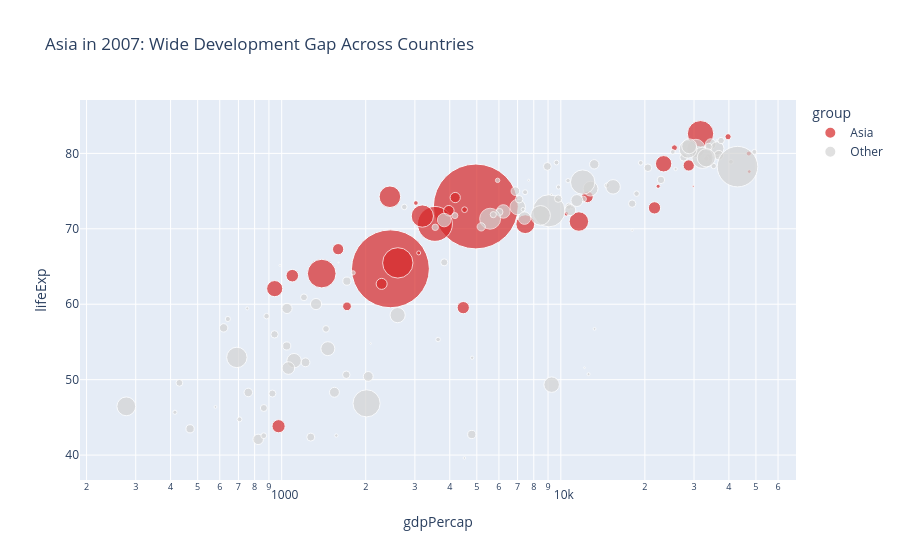

The cell this chart's notebook holds for it:
### Code cell
# Task 2 — Bubble Chart (Asia highlight)
df_2007 = df[df["year"] == 2007].copy()

df_2007["group"] = df_2007["continent"].apply(
    lambda x: "Asia" if x == "Asia" else "Other"
)

fig2 = px.scatter(
    df_2007,
    x="gdpPercap",
    y="lifeExp",
    size="pop",
    color="group",
    hover_name="country",
    log_x=True,
    size_max=60,
    title="Asia in 2007: Wide Development Gap Across Countries",
    color_discrete_map={
        "Asia": "#d62728",
        "Other": "lightgrey"
    }
)

fig2.add_annotation(
    x=4000,
    y=72,
    text="Asia shows strong diversity:\nfrom low-income countries\nto high-income economies (Japan, Singapore)",
    showarrow=True,
    arrowhead=1
)

fig2.show()

### Figure 1 — Plotly figure (JSON) as saved in the notebook; plotly's stock layout.template omitted (floating-point values rounded to 4 significant figures)
{"data": [{"hovertemplate": "<b>%{hovertext}</b><br><br>group=Asia<br>gdpPercap=%{x}<br>lifeExp=%{y}<br>pop=%{marker.size}<extra></extra>", "hovertext": ["Afghanistan", "Bahrain", "Bangladesh", "Cambodia", "China", "Hong Kong, China", "India", "Indonesia", "Iran", "Iraq", "Israel", "Japan", "Jordan", "Korea, Dem. Rep.", "Korea, Rep.", "Kuwait", "Lebanon", "Malaysia", "Mongolia", "Myanmar", "Nepal", "Oman", "Pakistan", "Philippines", "Saudi Arabia", "Singapore", "Sri Lanka", "Syria", "Taiwan", "Thailand", "Vietnam", "West Bank and Gaza", "Yemen, Rep."], "legendgroup": "Asia", "marker": {"color": "#d62728", "size": [31889923, 708573, 150448339, 14131858, 1318683096, 6980412, 1110396331, 223547000, 69453570, 27499638, 6426679, 127467972, 6053193, 23301725, 49044790, 2505559, 3921278, 24821286, 2874127, 47761980, 28901790, 3204897, 169270617, 91077287, 27601038, 4553009, 20378239, 19314747, 23174294, 65068149, 85262356, 4018332, 22211743], "sizemode": "area", "sizeref": 366300.0, "symbol": "circle"}, "mode": "markers", "name": "Asia", "orientation": "v", "showlegend": true, "type": "scatter", "x": [974.6, 29800.0, 1391.0, 1714.0, 4959.0, 39720.0, 2452.0, 3541.0, 11610.0, 4471.0, 25520.0, 31660.0, 4519.0, 1593.0, 23350.0, 47310.0, 10460.0, 12450.0, 3096.0, 944.0, 1091.0, 22320.0, 2606.0, 3190.0, 21650.0, 47140.0, 3970.0, 4185.0, 28720.0, 7458.0, 2442.0, 3025.0, 2281.0], "xaxis": "x", "y": [43.83, 75.64, 64.06, 59.72, 72.96, 82.21, 64.7, 70.65, 70.96, 59.55, 80.75, 82.6, 72.53, 67.3, 78.62, 77.59, 71.99, 74.24, 66.8, 62.07, 63.78, 75.64, 65.48, 71.69, 72.78, 79.97, 72.4, 74.14, 78.4, 70.62, 74.25, 73.42, 62.7], "yaxis": "y"}, {"hovertemplate": "<b>%{hovertext}</b><br><br>group=Other<br>gdpPercap=%{x}<br>lifeExp=%{y}<br>pop=%{marker.size}<extra></extra>", "hovertext": ["Albania", "Algeria", "Angola", "Argentina", "Australia", "Austria", "Belgium", "Benin", "Bolivia", "Bosnia and Herzegovina", "Botswana", "Brazil", "Bulgaria", "Burkina Faso", "Burundi", "Cameroon", "Canada", "Central African Republic", "Chad", "Chile", "Colombia", "Comoros", "Congo, Dem. Rep.", "Congo, Rep.", "Costa Rica", "Cote d'Ivoire", "Croatia", "Cuba", "Czech Republic", "Denmark", "Djibouti", "Dominican Republic", "Ecuador", "Egypt", "El Salvador", "Equatorial Guinea", "Eritrea", "Ethiopia", "Finland", "France", "Gabon", "Gambia", "Germany", "Ghana", "Greece", "Guatemala", "Guinea", "Guinea-Bissau", "Haiti", "Honduras", "Hungary", "Iceland", "Ireland", "Italy", "Jamaica", "Kenya", "Lesotho", "Liberia", "Libya", "Madagascar", "Malawi", "Mali", "Mauritania", "Mauritius", "Mexico", "Montenegro", "Morocco", "Mozambique", "Namibia", "Netherlands", "New Zealand", "Nicaragua", "Niger", "Nigeria", "Norway", "Panama", "Paraguay", "Peru", "Poland", "Portugal", "Puerto Rico", "Reunion", "Romania", "Rwanda", "Sao Tome and Principe", "Senegal", "Serbia", "Sierra Leone", "Slovak Republic", "Slovenia", "Somalia", "South Africa", "Spain", "Sudan", "Swaziland", "Sweden", "Switzerland", "Tanzania", "Togo", "Trinidad and Tobago", "Tunisia", "Turkey", "Uganda", "United Kingdom", "United States", "Uruguay", "Venezuela", "Zambia", "Zimbabwe"], "legendgroup": "Other", "marker": {"color": "lightgrey", "size": [3600523, 33333216, 12420476, 40301927, 20434176, 8199783, 10392226, 8078314, 9119152, 4552198, 1639131, 190010647, 7322858, 14326203, 8390505, 17696293, 33390141, 4369038, 10238807, 16284741, 44227550, 710960, 64606759, 3800610, 4133884, 18013409, 4493312, 11416987, 10228744, 5468120, 496374, 9319622, 13755680, 80264543, 6939688, 551201, 4906585, 76511887, 5238460, 61083916, 1454867, 1688359, 82400996, 22873338, 10706290, 12572928, 9947814, 1472041, 8502814, 7483763, 9956108, 301931, 4109086, 58147733, 2780132, 35610177, 2012649, 3193942, 6036914, 19167654, 13327079, 12031795, 3270065, 1250882, 108700891, 684736, 33757175, 19951656, 2055080, 16570613, 4115771, 5675356, 12894865, 135031164, 4627926, 3242173, 6667147, 28674757, 38518241, 10642836, 3942491, 798094, 22276056, 8860588, 199579, 12267493, 10150265, 6144562, 5447502, 2009245, 9118773, 43997828, 40448191, 42292929, 1133066, 9031088, 7554661, 38139640, 5701579, 1056608, 10276158, 71158647, 29170398, 60776238, 301139947, 3447496, 26084662, 11746035, 12311143], "sizemode": "area", "sizeref": 366300.0, "symbol": "circle"}, "mode": "markers", "name": "Other", "orientation": "v", "showlegend": true, "type": "scatter", "x": [5937.0, 6223.0, 4797.0, 12780.0, 34440.0, 36130.0, 33690.0, 1441.0, 3822.0, 7446.0, 12570.0, 9066.0, 10680.0, 1217.0, 430.1, 2042.0, 36320.0, 706.0, 1704.0, 13170.0, 7007.0, 986.1, 277.6, 3633.0, 9645.0, 1545.0, 14620.0, 8948.0, 22830.0, 35280.0, 2082.0, 6025.0, 6873.0, 5581.0, 5728.0, 12150.0, 641.4, 690.8, 33210.0, 30470.0, 13210.0, 752.7, 32170.0, 1328.0, 27540.0, 5186.0, 942.7, 579.2, 1202.0, 3548.0, 18010.0, 36180.0, 40680.0, 28570.0, 7321.0, 1463.0, 1569.0, 414.5, 12060.0, 1045.0, 759.3, 1043.0, 1803.0, 10960.0, 11980.0, 9254.0, 3820.0, 823.7, 4811.0, 36800.0, 25190.0, 2749.0, 619.7, 2014.0, 49360.0, 9809.0, 4173.0, 7409.0, 15390.0, 20510.0, 19330.0, 7670.0, 10810.0, 863.1, 1598.0, 1712.0, 9787.0, 862.5, 18680.0, 25770.0, 926.1, 9270.0, 28820.0, 2602.0, 4513.0, 33860.0, 37510.0, 1107.0, 883.0, 18010.0, 7093.0, 8458.0, 1056.0, 33200.0, 42950.0, 10610.0, 11420.0, 1271.0, 469.7], "xaxis": "x", "y": [76.42, 72.3, 42.73, 75.32, 81.23, 79.83, 79.44, 56.73, 65.55, 74.85, 50.73, 72.39, 73.0, 52.3, 49.58, 50.43, 80.65, 44.74, 50.65, 78.55, 72.89, 65.15, 46.46, 55.32, 78.78, 48.33, 75.75, 78.27, 76.49, 78.33, 54.79, 72.23, 74.99, 71.34, 71.88, 51.58, 58.04, 52.95, 79.31, 80.66, 56.73, 59.45, 79.41, 60.02, 79.48, 70.26, 56.01, 46.39, 60.92, 70.2, 73.34, 81.76, 78.89, 80.55, 72.57, 54.11, 42.59, 45.68, 73.95, 59.44, 48.3, 54.47, 64.16, 72.8, 76.19, 74.54, 71.16, 42.08, 52.91, 79.76, 80.2, 72.9, 56.87, 46.86, 80.2, 75.54, 71.75, 71.42, 75.56, 78.1, 78.75, 76.44, 72.48, 46.24, 65.53, 63.06, 74.0, 42.57, 74.66, 77.93, 48.16, 49.34, 80.94, 58.56, 39.61, 80.88, 81.7, 52.52, 58.42, 69.82, 73.92, 71.78, 51.54, 79.42, 78.24, 76.38, 73.75, 42.38, 43.49], "yaxis": "y"}], "layout": {"annotations": [{"arrowhead": 1, "showarrow": true, "text": "Asia shows strong diversity:\nfrom low-income countries\nto high-income economies (Japan, Singapore)", "x": 4000, "y": 72}], "legend": {"itemsizing": "constant", "title": {"text": "group"}, "tracegroupgap": 0}, "title": {"text": "Asia in 2007: Wide Development Gap Across Countries"}, "xaxis": {"anchor": "y", "domain": [0, 1], "title": {"text": "gdpPercap"}, "type": "log"}, "yaxis": {"anchor": "x", "domain": [0, 1], "title": {"text": "lifeExp"}}}}
